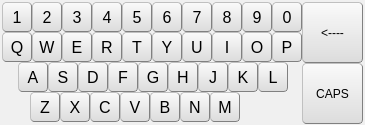
  <widget class="QWidget" name="widget_2" native="true">
   <property name="geometry">
    <rect>
     <x>0</x>
     <y>155</y>
     <width>365</width>
     <height>125</height>
    </rect>
   </property>
   <property name="styleSheet">
    <string notr="true">background-color: rgb(240, 240, 240);</string>
   </property>
   <widget class="QPushButton" name="pushButton_name_1">
    <property name="geometry">
     <rect>
      <x>2</x>
      <y>2</y>
      <width>30</width>
      <height>30</height>
     </rect>
    </property>
    <property name="styleSheet">
     <string notr="true">QPushButton{background-color: rgb(240, 240, 240);}
QPushButton{border:1px groove gray;border-radius:4px;padding:2px 4px;border-style:outset;}
QPushButton:hover{background-color: rgb(229, 241, 251);color:black}
QPushButton:pressed{background-color: rgb(204, 228, 247);border-style:inset}
QPushButton{background-color: qlineargradient(spread:pad, x1:0, y1:1, x2:0, y2:0, stop:0 rgba(220, 220, 220, 255), stop:1 rgba(250, 250, 250, 255));}
QPushButton{font:16px;}</string>
    </property>
    <property name="text">
     <string>1</string>
    </property>
    <attribute name="buttonGroup">
     <string notr="true">buttonGroup</string>
    </attribute>
   </widget>
   <widget class="QPushButton" name="pushButton_name_2">
    <property name="geometry">
     <rect>
      <x>32</x>
      <y>2</y>
      <width>30</width>
      <height>30</height>
     </rect>
    </property>
    <property name="styleSheet">
     <string notr="true">QPushButton{background-color: rgb(240, 240, 240);}
QPushButton{border:1px groove gray;border-radius:4px;padding:2px 4px;border-style:outset;}
QPushButton:hover{background-color: rgb(229, 241, 251);color:black}
QPushButton:pressed{background-color: rgb(204, 228, 247);border-style:inset}
QPushButton{background-color: qlineargradient(spread:pad, x1:0, y1:1, x2:0, y2:0, stop:0 rgba(220, 220, 220, 255), stop:1 rgba(250, 250, 250, 255));}
QPushButton{font:16px;}</string>
    </property>
    <property name="text">
     <string>2</string>
    </property>
    <attribute name="buttonGroup">
     <string notr="true">buttonGroup</string>
    </attribute>
   </widget>
   <widget class="QPushButton" name="pushButton_name_3">
    <property name="geometry">
     <rect>
      <x>62</x>
      <y>2</y>
      <width>30</width>
      <height>30</height>
     </rect>
    </property>
    <property name="styleSheet">
     <string notr="true">QPushButton{background-color: rgb(240, 240, 240);}
QPushButton{border:1px groove gray;border-radius:4px;padding:2px 4px;border-style:outset;}
QPushButton:hover{background-color: rgb(229, 241, 251);color:black}
QPushButton:pressed{background-color: rgb(204, 228, 247);border-style:inset}
QPushButton{background-color: qlineargradient(spread:pad, x1:0, y1:1, x2:0, y2:0, stop:0 rgba(220, 220, 220, 255), stop:1 rgba(250, 250, 250, 255));}
QPushButton{font:16px;}</string>
    </property>
    <property name="text">
     <string>3</string>
    </property>
    <attribute name="buttonGroup">
     <string notr="true">buttonGroup</string>
    </attribute>
   </widget>
   <widget class="QPushButton" name="pushButton_name_4">
    <property name="geometry">
     <rect>
      <x>92</x>
      <y>2</y>
      <width>30</width>
      <height>30</height>
     </rect>
    </property>
    <property name="styleSheet">
     <string notr="true">QPushButton{background-color: rgb(240, 240, 240);}
QPushButton{border:1px groove gray;border-radius:4px;padding:2px 4px;border-style:outset;}
QPushButton:hover{background-color: rgb(229, 241, 251);color:black}
QPushButton:pressed{background-color: rgb(204, 228, 247);border-style:inset}
QPushButton{background-color: qlineargradient(spread:pad, x1:0, y1:1, x2:0, y2:0, stop:0 rgba(220, 220, 220, 255), stop:1 rgba(250, 250, 250, 255));}
QPushButton{font:16px;}</string>
    </property>
    <property name="text">
     <string>4</string>
    </property>
    <attribute name="buttonGroup">
     <string notr="true">buttonGroup</string>
    </attribute>
   </widget>
   <widget class="QPushButton" name="pushButton_name_5">
    <property name="geometry">
     <rect>
      <x>122</x>
      <y>2</y>
      <width>30</width>
      <height>30</height>
     </rect>
    </property>
    <property name="styleSheet">
     <string notr="true">QPushButton{background-color: rgb(240, 240, 240);}
QPushButton{border:1px groove gray;border-radius:4px;padding:2px 4px;border-style:outset;}
QPushButton:hover{background-color: rgb(229, 241, 251);color:black}
QPushButton:pressed{background-color: rgb(204, 228, 247);border-style:inset}
QPushButton{background-color: qlineargradient(spread:pad, x1:0, y1:1, x2:0, y2:0, stop:0 rgba(220, 220, 220, 255), stop:1 rgba(250, 250, 250, 255));}
QPushButton{font:16px;}</string>
    </property>
    <property name="text">
     <string>5</string>
    </property>
    <attribute name="buttonGroup">
     <string notr="true">buttonGroup</string>
    </attribute>
   </widget>
   <widget class="QPushButton" name="pushButton_name_6">
    <property name="geometry">
     <rect>
      <x>152</x>
      <y>2</y>
      <width>30</width>
      <height>30</height>
     </rect>
    </property>
    <property name="styleSheet">
     <string notr="true">QPushButton{background-color: rgb(240, 240, 240);}
QPushButton{border:1px groove gray;border-radius:4px;padding:2px 4px;border-style:outset;}
QPushButton:hover{background-color: rgb(229, 241, 251);color:black}
QPushButton:pressed{background-color: rgb(204, 228, 247);border-style:inset}
QPushButton{background-color: qlineargradient(spread:pad, x1:0, y1:1, x2:0, y2:0, stop:0 rgba(220, 220, 220, 255), stop:1 rgba(250, 250, 250, 255));}
QPushButton{font:16px;}</string>
    </property>
    <property name="text">
     <string>6</string>
    </property>
    <attribute name="buttonGroup">
     <string notr="true">buttonGroup</string>
    </attribute>
   </widget>
   <widget class="QPushButton" name="pushButton_name_7">
    <property name="geometry">
     <rect>
      <x>182</x>
      <y>2</y>
      <width>30</width>
      <height>30</height>
     </rect>
    </property>
    <property name="styleSheet">
     <string notr="true">QPushButton{background-color: rgb(240, 240, 240);}
QPushButton{border:1px groove gray;border-radius:4px;padding:2px 4px;border-style:outset;}
QPushButton:hover{background-color: rgb(229, 241, 251);color:black}
QPushButton:pressed{background-color: rgb(204, 228, 247);border-style:inset}
QPushButton{background-color: qlineargradient(spread:pad, x1:0, y1:1, x2:0, y2:0, stop:0 rgba(220, 220, 220, 255), stop:1 rgba(250, 250, 250, 255));}
QPushButton{font:16px;}</string>
    </property>
    <property name="text">
     <string>7</string>
    </property>
    <attribute name="buttonGroup">
     <string notr="true">buttonGroup</string>
    </attribute>
   </widget>
   <widget class="QPushButton" name="pushButton_name_8">
    <property name="geometry">
     <rect>
      <x>212</x>
      <y>2</y>
      <width>30</width>
      <height>30</height>
     </rect>
    </property>
    <property name="styleSheet">
     <string notr="true">QPushButton{background-color: rgb(240, 240, 240);}
QPushButton{border:1px groove gray;border-radius:4px;padding:2px 4px;border-style:outset;}
QPushButton:hover{background-color: rgb(229, 241, 251);color:black}
QPushButton:pressed{background-color: rgb(204, 228, 247);border-style:inset}
QPushButton{background-color: qlineargradient(spread:pad, x1:0, y1:1, x2:0, y2:0, stop:0 rgba(220, 220, 220, 255), stop:1 rgba(250, 250, 250, 255));}
QPushButton{font:16px;}</string>
    </property>
    <property name="text">
     <string>8</string>
    </property>
    <attribute name="buttonGroup">
     <string notr="true">buttonGroup</string>
    </attribute>
   </widget>
   <widget class="QPushButton" name="pushButton_name_9">
    <property name="geometry">
     <rect>
      <x>242</x>
      <y>2</y>
      <width>30</width>
      <height>30</height>
     </rect>
    </property>
    <property name="styleSheet">
     <string notr="true">QPushButton{background-color: rgb(240, 240, 240);}
QPushButton{border:1px groove gray;border-radius:4px;padding:2px 4px;border-style:outset;}
QPushButton:hover{background-color: rgb(229, 241, 251);color:black}
QPushButton:pressed{background-color: rgb(204, 228, 247);border-style:inset}
QPushButton{background-color: qlineargradient(spread:pad, x1:0, y1:1, x2:0, y2:0, stop:0 rgba(220, 220, 220, 255), stop:1 rgba(250, 250, 250, 255));}
QPushButton{font:16px;}</string>
    </property>
    <property name="text">
     <string>9</string>
    </property>
    <attribute name="buttonGroup">
     <string notr="true">buttonGroup</string>
    </attribute>
   </widget>
   <widget class="QPushButton" name="pushButton_name_10">
    <property name="geometry">
     <rect>
      <x>272</x>
      <y>2</y>
      <width>30</width>
      <height>30</height>
     </rect>
    </property>
    <property name="styleSheet">
     <string notr="true">QPushButton{background-color: rgb(240, 240, 240);}
QPushButton{border:1px groove gray;border-radius:4px;padding:2px 4px;border-style:outset;}
QPushButton:hover{background-color: rgb(229, 241, 251);color:black}
QPushButton:pressed{background-color: rgb(204, 228, 247);border-style:inset}
QPushButton{background-color: qlineargradient(spread:pad, x1:0, y1:1, x2:0, y2:0, stop:0 rgba(220, 220, 220, 255), stop:1 rgba(250, 250, 250, 255));}
QPushButton{font:16px;}</string>
    </property>
    <property name="text">
     <string>0</string>
    </property>
    <attribute name="buttonGroup">
     <string notr="true">buttonGroup</string>
    </attribute>
   </widget>
   <widget class="QPushButton" name="pushButton_name_Q">
    <property name="geometry">
     <rect>
      <x>2</x>
      <y>32</y>
      <width>30</width>
      <height>30</height>
     </rect>
    </property>
    <property name="styleSheet">
     <string notr="true">QPushButton{background-color: rgb(240, 240, 240);}
QPushButton{border:1px groove gray;border-radius:4px;padding:2px 4px;border-style:outset;}
QPushButton:hover{background-color: rgb(229, 241, 251);color:black}
QPushButton:pressed{background-color: rgb(204, 228, 247);border-style:inset}
QPushButton{background-color: qlineargradient(spread:pad, x1:0, y1:1, x2:0, y2:0, stop:0 rgba(220, 220, 220, 255), stop:1 rgba(250, 250, 250, 255));}
QPushButton{font:16px;}</string>
    </property>
    <property name="text">
     <string>Q</string>
    </property>
    <attribute name="buttonGroup">
     <string notr="true">buttonGroup</string>
    </attribute>
   </widget>
   <widget class="QPushButton" name="pushButton_name_W">
    <property name="geometry">
     <rect>
      <x>32</x>
      <y>32</y>
      <width>30</width>
      <height>30</height>
     </rect>
    </property>
    <property name="styleSheet">
     <string notr="true">QPushButton{background-color: rgb(240, 240, 240);}
QPushButton{border:1px groove gray;border-radius:4px;padding:2px 4px;border-style:outset;}
QPushButton:hover{background-color: rgb(229, 241, 251);color:black}
QPushButton:pressed{background-color: rgb(204, 228, 247);border-style:inset}
QPushButton{background-color: qlineargradient(spread:pad, x1:0, y1:1, x2:0, y2:0, stop:0 rgba(220, 220, 220, 255), stop:1 rgba(250, 250, 250, 255));}
QPushButton{font:16px;}</string>
    </property>
    <property name="text">
     <string>W</string>
    </property>
    <attribute name="buttonGroup">
     <string notr="true">buttonGroup</string>
    </attribute>
   </widget>
   <widget class="QPushButton" name="pushButton_name_E">
    <property name="geometry">
     <rect>
      <x>62</x>
      <y>32</y>
      <width>30</width>
      <height>30</height>
     </rect>
    </property>
    <property name="styleSheet">
     <string notr="true">QPushButton{background-color: rgb(240, 240, 240);}
QPushButton{border:1px groove gray;border-radius:4px;padding:2px 4px;border-style:outset;}
QPushButton:hover{background-color: rgb(229, 241, 251);color:black}
QPushButton:pressed{background-color: rgb(204, 228, 247);border-style:inset}
QPushButton{background-color: qlineargradient(spread:pad, x1:0, y1:1, x2:0, y2:0, stop:0 rgba(220, 220, 220, 255), stop:1 rgba(250, 250, 250, 255));}
QPushButton{font:16px;}</string>
    </property>
    <property name="text">
     <string>E</string>
    </property>
    <attribute name="buttonGroup">
     <string notr="true">buttonGroup</string>
    </attribute>
   </widget>
   <widget class="QPushButton" name="pushButton_name_R">
    <property name="geometry">
     <rect>
      <x>92</x>
      <y>32</y>
      <width>30</width>
      <height>30</height>
     </rect>
    </property>
    <property name="styleSheet">
     <string notr="true">QPushButton{background-color: rgb(240, 240, 240);}
QPushButton{border:1px groove gray;border-radius:4px;padding:2px 4px;border-style:outset;}
QPushButton:hover{background-color: rgb(229, 241, 251);color:black}
QPushButton:pressed{background-color: rgb(204, 228, 247);border-style:inset}
QPushButton{background-color: qlineargradient(spread:pad, x1:0, y1:1, x2:0, y2:0, stop:0 rgba(220, 220, 220, 255), stop:1 rgba(250, 250, 250, 255));}
QPushButton{font:16px;}</string>
    </property>
    <property name="text">
     <string>R</string>
    </property>
    <attribute name="buttonGroup">
     <string notr="true">buttonGroup</string>
    </attribute>
   </widget>
   <widget class="QPushButton" name="pushButton_name_T">
    <property name="geometry">
     <rect>
      <x>122</x>
      <y>32</y>
      <width>30</width>
      <height>30</height>
     </rect>
    </property>
    <property name="styleSheet">
     <string notr="true">QPushButton{background-color: rgb(240, 240, 240);}
QPushButton{border:1px groove gray;border-radius:4px;padding:2px 4px;border-style:outset;}
QPushButton:hover{background-color: rgb(229, 241, 251);color:black}
QPushButton:pressed{background-color: rgb(204, 228, 247);border-style:inset}
QPushButton{background-color: qlineargradient(spread:pad, x1:0, y1:1, x2:0, y2:0, stop:0 rgba(220, 220, 220, 255), stop:1 rgba(250, 250, 250, 255));}
QPushButton{font:16px;}</string>
    </property>
    <property name="text">
     <string>T</string>
    </property>
    <attribute name="buttonGroup">
     <string notr="true">buttonGroup</string>
    </attribute>
   </widget>
   <widget class="QPushButton" name="pushButton_name_Y">
    <property name="geometry">
     <rect>
      <x>152</x>
      <y>32</y>
      <width>30</width>
      <height>30</height>
     </rect>
    </property>
    <property name="styleSheet">
     <string notr="true">QPushButton{background-color: rgb(240, 240, 240);}
QPushButton{border:1px groove gray;border-radius:4px;padding:2px 4px;border-style:outset;}
QPushButton:hover{background-color: rgb(229, 241, 251);color:black}
QPushButton:pressed{background-color: rgb(204, 228, 247);border-style:inset}
QPushButton{background-color: qlineargradient(spread:pad, x1:0, y1:1, x2:0, y2:0, stop:0 rgba(220, 220, 220, 255), stop:1 rgba(250, 250, 250, 255));}
QPushButton{font:16px;}</string>
    </property>
    <property name="text">
     <string>Y</string>
    </property>
    <attribute name="buttonGroup">
     <string notr="true">buttonGroup</string>
    </attribute>
   </widget>
   <widget class="QPushButton" name="pushButton_name_U">
    <property name="geometry">
     <rect>
      <x>182</x>
      <y>32</y>
      <width>30</width>
      <height>30</height>
     </rect>
    </property>
    <property name="styleSheet">
     <string notr="true">QPushButton{background-color: rgb(240, 240, 240);}
QPushButton{border:1px groove gray;border-radius:4px;padding:2px 4px;border-style:outset;}
QPushButton:hover{background-color: rgb(229, 241, 251);color:black}
QPushButton:pressed{background-color: rgb(204, 228, 247);border-style:inset}
QPushButton{background-color: qlineargradient(spread:pad, x1:0, y1:1, x2:0, y2:0, stop:0 rgba(220, 220, 220, 255), stop:1 rgba(250, 250, 250, 255));}
QPushButton{font:16px;}</string>
    </property>
    <property name="text">
     <string>U</string>
    </property>
    <attribute name="buttonGroup">
     <string notr="true">buttonGroup</string>
    </attribute>
   </widget>
   <widget class="QPushButton" name="pushButton_name_I">
    <property name="geometry">
     <rect>
      <x>212</x>
      <y>32</y>
      <width>30</width>
      <height>30</height>
     </rect>
    </property>
    <property name="styleSheet">
     <string notr="true">QPushButton{background-color: rgb(240, 240, 240);}
QPushButton{border:1px groove gray;border-radius:4px;padding:2px 4px;border-style:outset;}
QPushButton:hover{background-color: rgb(229, 241, 251);color:black}
QPushButton:pressed{background-color: rgb(204, 228, 247);border-style:inset}
QPushButton{background-color: qlineargradient(spread:pad, x1:0, y1:1, x2:0, y2:0, stop:0 rgba(220, 220, 220, 255), stop:1 rgba(250, 250, 250, 255));}
QPushButton{font:16px;}</string>
    </property>
    <property name="text">
     <string>I</string>
    </property>
    <attribute name="buttonGroup">
     <string notr="true">buttonGroup</string>
    </attribute>
   </widget>
   <widget class="QPushButton" name="pushButton_name_O">
    <property name="geometry">
     <rect>
      <x>242</x>
      <y>32</y>
      <width>30</width>
      <height>30</height>
     </rect>
    </property>
    <property name="styleSheet">
     <string notr="true">QPushButton{background-color: rgb(240, 240, 240);}
QPushButton{border:1px groove gray;border-radius:4px;padding:2px 4px;border-style:outset;}
QPushButton:hover{background-color: rgb(229, 241, 251);color:black}
QPushButton:pressed{background-color: rgb(204, 228, 247);border-style:inset}
QPushButton{background-color: qlineargradient(spread:pad, x1:0, y1:1, x2:0, y2:0, stop:0 rgba(220, 220, 220, 255), stop:1 rgba(250, 250, 250, 255));}
QPushButton{font:16px;}</string>
    </property>
    <property name="text">
     <string>O</string>
    </property>
    <attribute name="buttonGroup">
     <string notr="true">buttonGroup</string>
    </attribute>
   </widget>
   <widget class="QPushButton" name="pushButton_name_P">
    <property name="geometry">
     <rect>
      <x>272</x>
      <y>32</y>
      <width>30</width>
      <height>30</height>
     </rect>
    </property>
    <property name="styleSheet">
     <string notr="true">QPushButton{background-color: rgb(240, 240, 240);}
QPushButton{border:1px groove gray;border-radius:4px;padding:2px 4px;border-style:outset;}
QPushButton:hover{background-color: rgb(229, 241, 251);color:black}
QPushButton:pressed{background-color: rgb(204, 228, 247);border-style:inset}
QPushButton{background-color: qlineargradient(spread:pad, x1:0, y1:1, x2:0, y2:0, stop:0 rgba(220, 220, 220, 255), stop:1 rgba(250, 250, 250, 255));}
QPushButton{font:16px;}</string>
    </property>
    <property name="text">
     <string>P</string>
    </property>
    <attribute name="buttonGroup">
     <string notr="true">buttonGroup</string>
    </attribute>
   </widget>
   <widget class="QPushButton" name="pushButton_name_A">
    <property name="geometry">
     <rect>
      <x>18</x>
      <y>62</y>
      <width>30</width>
      <height>30</height>
     </rect>
    </property>
    <property name="styleSheet">
     <string notr="true">QPushButton{background-color: rgb(240, 240, 240);}
QPushButton{border:1px groove gray;border-radius:4px;padding:2px 4px;border-style:outset;}
QPushButton:hover{background-color: rgb(229, 241, 251);color:black}
QPushButton:pressed{background-color: rgb(204, 228, 247);border-style:inset}
QPushButton{background-color: qlineargradient(spread:pad, x1:0, y1:1, x2:0, y2:0, stop:0 rgba(220, 220, 220, 255), stop:1 rgba(250, 250, 250, 255));}
QPushButton{font:16px;}</string>
    </property>
    <property name="text">
     <string>A</string>
    </property>
    <attribute name="buttonGroup">
     <string notr="true">buttonGroup</string>
    </attribute>
   </widget>
   <widget class="QPushButton" name="pushButton_name_S">
    <property name="geometry">
     <rect>
      <x>48</x>
      <y>62</y>
      <width>30</width>
      <height>30</height>
     </rect>
    </property>
    <property name="styleSheet">
     <string notr="true">QPushButton{background-color: rgb(240, 240, 240);}
QPushButton{border:1px groove gray;border-radius:4px;padding:2px 4px;border-style:outset;}
QPushButton:hover{background-color: rgb(229, 241, 251);color:black}
QPushButton:pressed{background-color: rgb(204, 228, 247);border-style:inset}
QPushButton{background-color: qlineargradient(spread:pad, x1:0, y1:1, x2:0, y2:0, stop:0 rgba(220, 220, 220, 255), stop:1 rgba(250, 250, 250, 255));}
QPushButton{font:16px;}</string>
    </property>
    <property name="text">
     <string>S</string>
    </property>
    <attribute name="buttonGroup">
     <string notr="true">buttonGroup</string>
    </attribute>
   </widget>
   <widget class="QPushButton" name="pushButton_name_D">
    <property name="geometry">
     <rect>
      <x>78</x>
      <y>62</y>
      <width>30</width>
      <height>30</height>
     </rect>
    </property>
    <property name="styleSheet">
     <string notr="true">QPushButton{background-color: rgb(240, 240, 240);}
QPushButton{border:1px groove gray;border-radius:4px;padding:2px 4px;border-style:outset;}
QPushButton:hover{background-color: rgb(229, 241, 251);color:black}
QPushButton:pressed{background-color: rgb(204, 228, 247);border-style:inset}
QPushButton{background-color: qlineargradient(spread:pad, x1:0, y1:1, x2:0, y2:0, stop:0 rgba(220, 220, 220, 255), stop:1 rgba(250, 250, 250, 255));}
QPushButton{font:16px;}</string>
    </property>
    <property name="text">
     <string>D</string>
    </property>
    <attribute name="buttonGroup">
     <string notr="true">buttonGroup</string>
    </attribute>
   </widget>
   <widget class="QPushButton" name="pushButton_name_F">
    <property name="geometry">
     <rect>
      <x>108</x>
      <y>62</y>
      <width>30</width>
      <height>30</height>
     </rect>
    </property>
    <property name="styleSheet">
     <string notr="true">QPushButton{background-color: rgb(240, 240, 240);}
QPushButton{border:1px groove gray;border-radius:4px;padding:2px 4px;border-style:outset;}
QPushButton:hover{background-color: rgb(229, 241, 251);color:black}
QPushButton:pressed{background-color: rgb(204, 228, 247);border-style:inset}
QPushButton{background-color: qlineargradient(spread:pad, x1:0, y1:1, x2:0, y2:0, stop:0 rgba(220, 220, 220, 255), stop:1 rgba(250, 250, 250, 255));}
QPushButton{font:16px;}</string>
    </property>
    <property name="text">
     <string>F</string>
    </property>
    <attribute name="buttonGroup">
     <string notr="true">buttonGroup</string>
    </attribute>
   </widget>
   <widget class="QPushButton" name="pushButton_name_G">
    <property name="geometry">
     <rect>
      <x>138</x>
      <y>62</y>
      <width>30</width>
      <height>30</height>
     </rect>
    </property>
    <property name="styleSheet">
     <string notr="true">QPushButton{background-color: rgb(240, 240, 240);}
QPushButton{border:1px groove gray;border-radius:4px;padding:2px 4px;border-style:outset;}
QPushButton:hover{background-color: rgb(229, 241, 251);color:black}
QPushButton:pressed{background-color: rgb(204, 228, 247);border-style:inset}
QPushButton{background-color: qlineargradient(spread:pad, x1:0, y1:1, x2:0, y2:0, stop:0 rgba(220, 220, 220, 255), stop:1 rgba(250, 250, 250, 255));}
QPushButton{font:16px;}</string>
    </property>
    <property name="text">
     <string>G</string>
    </property>
    <attribute name="buttonGroup">
     <string notr="true">buttonGroup</string>
    </attribute>
   </widget>
   <widget class="QPushButton" name="pushButton_name_H">
    <property name="geometry">
     <rect>
      <x>168</x>
      <y>62</y>
      <width>30</width>
      <height>30</height>
     </rect>
    </property>
    <property name="styleSheet">
     <string notr="true">QPushButton{background-color: rgb(240, 240, 240);}
QPushButton{border:1px groove gray;border-radius:4px;padding:2px 4px;border-style:outset;}
QPushButton:hover{background-color: rgb(229, 241, 251);color:black}
QPushButton:pressed{background-color: rgb(204, 228, 247);border-style:inset}
QPushButton{background-color: qlineargradient(spread:pad, x1:0, y1:1, x2:0, y2:0, stop:0 rgba(220, 220, 220, 255), stop:1 rgba(250, 250, 250, 255));}
QPushButton{font:16px;}</string>
    </property>
    <property name="text">
     <string>H</string>
    </property>
    <attribute name="buttonGroup">
     <string notr="true">buttonGroup</string>
    </attribute>
   </widget>
   <widget class="QPushButton" name="pushButton_name_J">
    <property name="geometry">
     <rect>
      <x>198</x>
      <y>62</y>
      <width>30</width>
      <height>30</height>
     </rect>
    </property>
    <property name="styleSheet">
     <string notr="true">QPushButton{background-color: rgb(240, 240, 240);}
QPushButton{border:1px groove gray;border-radius:4px;padding:2px 4px;border-style:outset;}
QPushButton:hover{background-color: rgb(229, 241, 251);color:black}
QPushButton:pressed{background-color: rgb(204, 228, 247);border-style:inset}
QPushButton{background-color: qlineargradient(spread:pad, x1:0, y1:1, x2:0, y2:0, stop:0 rgba(220, 220, 220, 255), stop:1 rgba(250, 250, 250, 255));}
QPushButton{font:16px;}</string>
    </property>
    <property name="text">
     <string>J</string>
    </property>
    <attribute name="buttonGroup">
     <string notr="true">buttonGroup</string>
    </attribute>
   </widget>
   <widget class="QPushButton" name="pushButton_name_K">
    <property name="geometry">
     <rect>
      <x>228</x>
      <y>62</y>
      <width>30</width>
      <height>30</height>
     </rect>
    </property>
    <property name="styleSheet">
     <string notr="true">QPushButton{background-color: rgb(240, 240, 240);}
QPushButton{border:1px groove gray;border-radius:4px;padding:2px 4px;border-style:outset;}
QPushButton:hover{background-color: rgb(229, 241, 251);color:black}
QPushButton:pressed{background-color: rgb(204, 228, 247);border-style:inset}
QPushButton{background-color: qlineargradient(spread:pad, x1:0, y1:1, x2:0, y2:0, stop:0 rgba(220, 220, 220, 255), stop:1 rgba(250, 250, 250, 255));}
QPushButton{font:16px;}</string>
    </property>
    <property name="text">
     <string>K</string>
    </property>
    <attribute name="buttonGroup">
     <string notr="true">buttonGroup</string>
    </attribute>
   </widget>
   <widget class="QPushButton" name="pushButton_name_L">
    <property name="geometry">
     <rect>
      <x>258</x>
      <y>62</y>
      <width>30</width>
      <height>30</height>
     </rect>
    </property>
    <property name="styleSheet">
     <string notr="true">QPushButton{background-color: rgb(240, 240, 240);}
QPushButton{border:1px groove gray;border-radius:4px;padding:2px 4px;border-style:outset;}
QPushButton:hover{background-color: rgb(229, 241, 251);color:black}
QPushButton:pressed{background-color: rgb(204, 228, 247);border-style:inset}
QPushButton{background-color: qlineargradient(spread:pad, x1:0, y1:1, x2:0, y2:0, stop:0 rgba(220, 220, 220, 255), stop:1 rgba(250, 250, 250, 255));}
QPushButton{font:16px;}</string>
    </property>
    <property name="text">
     <string>L</string>
    </property>
    <attribute name="buttonGroup">
     <string notr="true">buttonGroup</string>
    </attribute>
   </widget>
   <widget class="QPushButton" name="pushButton_name_Z">
    <property name="geometry">
     <rect>
      <x>30</x>
      <y>92</y>
      <width>30</width>
      <height>30</height>
     </rect>
    </property>
    <property name="styleSheet">
     <string notr="true">QPushButton{background-color: rgb(240, 240, 240);}
QPushButton{border:1px groove gray;border-radius:4px;padding:2px 4px;border-style:outset;}
QPushButton:hover{background-color: rgb(229, 241, 251);color:black}
QPushButton:pressed{background-color: rgb(204, 228, 247);border-style:inset}
QPushButton{background-color: qlineargradient(spread:pad, x1:0, y1:1, x2:0, y2:0, stop:0 rgba(220, 220, 220, 255), stop:1 rgba(250, 250, 250, 255));}
QPushButton{font:16px;}</string>
    </property>
    <property name="text">
     <string>Z</string>
    </property>
    <attribute name="buttonGroup">
     <string notr="true">buttonGroup</string>
    </attribute>
   </widget>
   <widget class="QPushButton" name="pushButton_name_X">
    <property name="geometry">
     <rect>
      <x>60</x>
      <y>92</y>
      <width>30</width>
      <height>30</height>
     </rect>
    </property>
    <property name="styleSheet">
     <string notr="true">QPushButton{background-color: rgb(240, 240, 240);}
QPushButton{border:1px groove gray;border-radius:4px;padding:2px 4px;border-style:outset;}
QPushButton:hover{background-color: rgb(229, 241, 251);color:black}
QPushButton:pressed{background-color: rgb(204, 228, 247);border-style:inset}
QPushButton{background-color: qlineargradient(spread:pad, x1:0, y1:1, x2:0, y2:0, stop:0 rgba(220, 220, 220, 255), stop:1 rgba(250, 250, 250, 255));}
QPushButton{font:16px;}</string>
    </property>
    <property name="text">
     <string>X</string>
    </property>
    <attribute name="buttonGroup">
     <string notr="true">buttonGroup</string>
    </attribute>
   </widget>
   <widget class="QPushButton" name="pushButton_name_C">
    <property name="geometry">
     <rect>
      <x>90</x>
      <y>92</y>
      <width>30</width>
      <height>30</height>
     </rect>
    </property>
    <property name="styleSheet">
     <string notr="true">QPushButton{background-color: rgb(240, 240, 240);}
QPushButton{border:1px groove gray;border-radius:4px;padding:2px 4px;border-style:outset;}
QPushButton:hover{background-color: rgb(229, 241, 251);color:black}
QPushButton:pressed{background-color: rgb(204, 228, 247);border-style:inset}
QPushButton{background-color: qlineargradient(spread:pad, x1:0, y1:1, x2:0, y2:0, stop:0 rgba(220, 220, 220, 255), stop:1 rgba(250, 250, 250, 255));}
QPushButton{font:16px;}</string>
    </property>
    <property name="text">
     <string>C</string>
    </property>
    <attribute name="buttonGroup">
     <string notr="true">buttonGroup</string>
    </attribute>
   </widget>
   <widget class="QPushButton" name="pushButton_name_V">
    <property name="geometry">
     <rect>
      <x>120</x>
      <y>92</y>
      <width>30</width>
      <height>30</height>
     </rect>
    </property>
    <property name="styleSheet">
     <string notr="true">QPushButton{background-color: rgb(240, 240, 240);}
QPushButton{border:1px groove gray;border-radius:4px;padding:2px 4px;border-style:outset;}
QPushButton:hover{background-color: rgb(229, 241, 251);color:black}
QPushButton:pressed{background-color: rgb(204, 228, 247);border-style:inset}
QPushButton{background-color: qlineargradient(spread:pad, x1:0, y1:1, x2:0, y2:0, stop:0 rgba(220, 220, 220, 255), stop:1 rgba(250, 250, 250, 255));}
QPushButton{font:16px;}</string>
    </property>
    <property name="text">
     <string>V</string>
    </property>
    <attribute name="buttonGroup">
     <string notr="true">buttonGroup</string>
    </attribute>
   </widget>
   <widget class="QPushButton" name="pushButton_name_B">
    <property name="geometry">
     <rect>
      <x>150</x>
      <y>92</y>
      <width>30</width>
      <height>30</height>
     </rect>
    </property>
    <property name="styleSheet">
     <string notr="true">QPushButton{background-color: rgb(240, 240, 240);}
QPushButton{border:1px groove gray;border-radius:4px;padding:2px 4px;border-style:outset;}
QPushButton:hover{background-color: rgb(229, 241, 251);color:black}
QPushButton:pressed{background-color: rgb(204, 228, 247);border-style:inset}
QPushButton{background-color: qlineargradient(spread:pad, x1:0, y1:1, x2:0, y2:0, stop:0 rgba(220, 220, 220, 255), stop:1 rgba(250, 250, 250, 255));}
QPushButton{font:16px;}</string>
    </property>
    <property name="text">
     <string>B</string>
    </property>
    <attribute name="buttonGroup">
     <string notr="true">buttonGroup</string>
    </attribute>
   </widget>
   <widget class="QPushButton" name="pushButton_name_N">
    <property name="geometry">
     <rect>
      <x>180</x>
      <y>92</y>
      <width>30</width>
      <height>30</height>
     </rect>
    </property>
    <property name="styleSheet">
     <string notr="true">QPushButton{background-color: rgb(240, 240, 240);}
QPushButton{border:1px groove gray;border-radius:4px;padding:2px 4px;border-style:outset;}
QPushButton:hover{background-color: rgb(229, 241, 251);color:black}
QPushButton:pressed{background-color: rgb(204, 228, 247);border-style:inset}
QPushButton{background-color: qlineargradient(spread:pad, x1:0, y1:1, x2:0, y2:0, stop:0 rgba(220, 220, 220, 255), stop:1 rgba(250, 250, 250, 255));}
QPushButton{font:16px;}</string>
    </property>
    <property name="text">
     <string>N</string>
    </property>
    <attribute name="buttonGroup">
     <string notr="true">buttonGroup</string>
    </attribute>
   </widget>
   <widget class="QPushButton" name="pushButton_name_M">
    <property name="geometry">
     <rect>
      <x>210</x>
      <y>92</y>
      <width>30</width>
      <height>30</height>
     </rect>
    </property>
    <property name="styleSheet">
     <string notr="true">QPushButton{background-color: rgb(240, 240, 240);}
QPushButton{border:1px groove gray;border-radius:4px;padding:2px 4px;border-style:outset;}
QPushButton:hover{background-color: rgb(229, 241, 251);color:black}
QPushButton:pressed{background-color: rgb(204, 228, 247);border-style:inset}
QPushButton{background-color: qlineargradient(spread:pad, x1:0, y1:1, x2:0, y2:0, stop:0 rgba(220, 220, 220, 255), stop:1 rgba(250, 250, 250, 255));}
QPushButton{font:16px;}</string>
    </property>
    <property name="text">
     <string>M</string>
    </property>
    <attribute name="buttonGroup">
     <string notr="true">buttonGroup</string>
    </attribute>
   </widget>
   <widget class="QPushButton" name="pushButton_name_37">
    <property name="geometry">
     <rect>
      <x>302</x>
      <y>2</y>
      <width>61</width>
      <height>61</height>
     </rect>
    </property>
    <property name="styleSheet">
     <string notr="true">QPushButton{background-color: rgb(240, 240, 240);}
QPushButton{border:1px groove gray;border-radius:4px;padding:2px 4px;border-style:outset;}
QPushButton:hover{background-color: rgb(229, 241, 251);color:black}
QPushButton:pressed{background-color: rgb(204, 228, 247);border-style:inset}
QPushButton{background-color: qlineargradient(spread:pad, x1:0, y1:1, x2:0, y2:0, stop:0 rgba(220, 220, 220, 255), stop:1 rgba(250, 250, 250, 255));}</string>
    </property>
    <property name="text">
     <string>&lt;----</string>
    </property>
   </widget>
   <widget class="QPushButton" name="pushButton_name_38">
    <property name="geometry">
     <rect>
      <x>302</x>
      <y>63</y>
      <width>61</width>
      <height>61</height>
     </rect>
    </property>
    <property name="styleSheet">
     <string notr="true">QPushButton{background-color: rgb(240, 240, 240);}
QPushButton{border:1px groove gray;border-radius:4px;padding:2px 4px;border-style:outset;}
QPushButton:hover{background-color: rgb(229, 241, 251);color:black}
QPushButton:pressed{background-color: rgb(204, 228, 247);border-style:inset}
QPushButton{background-color: qlineargradient(spread:pad, x1:0, y1:1, x2:0, y2:0, stop:0 rgba(220, 220, 220, 255), stop:1 rgba(250, 250, 250, 255));}</string>
    </property>
    <property name="text">
     <string>CAPS</string>
    </property>
   </widget>
  </widget>
